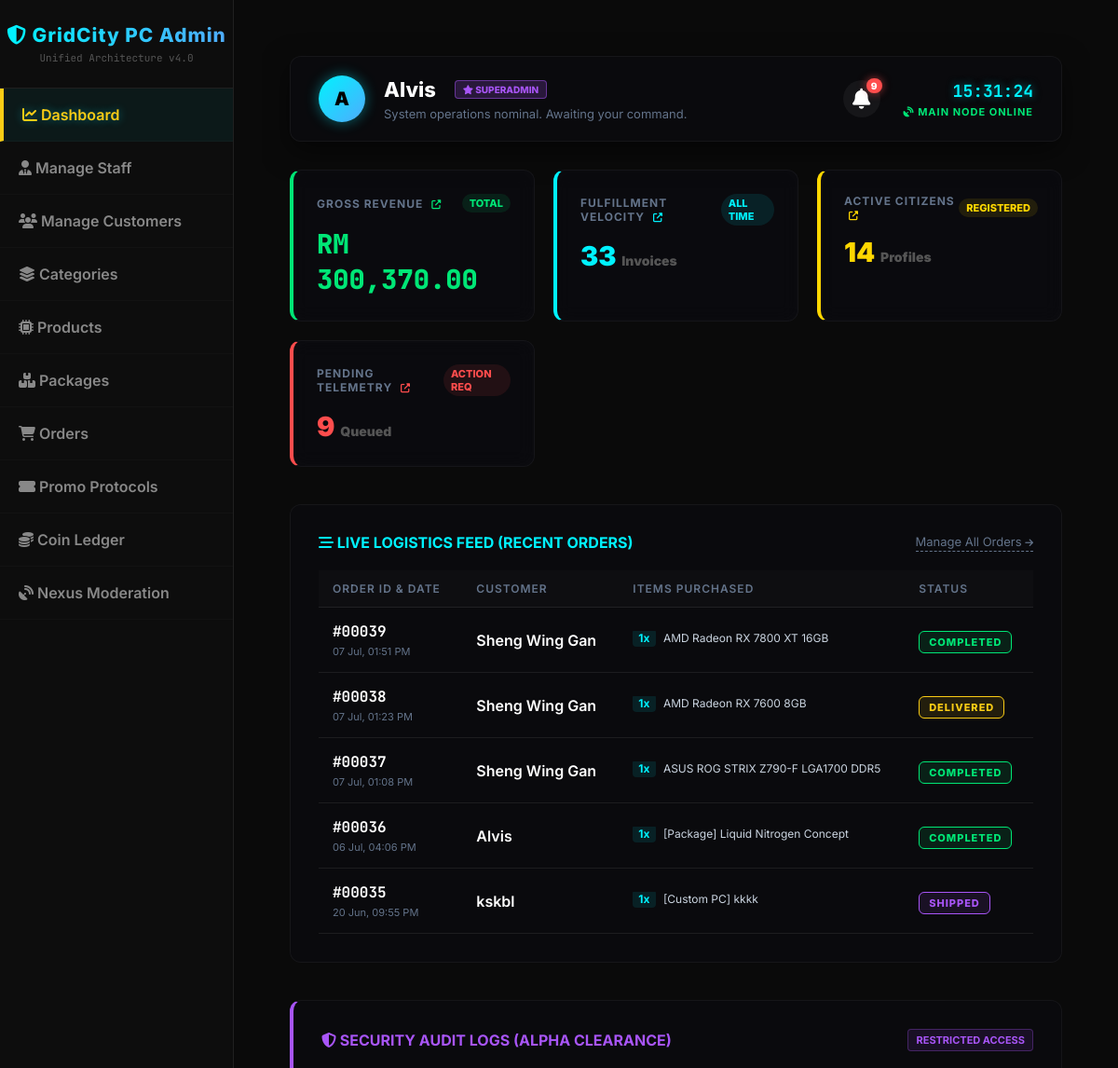
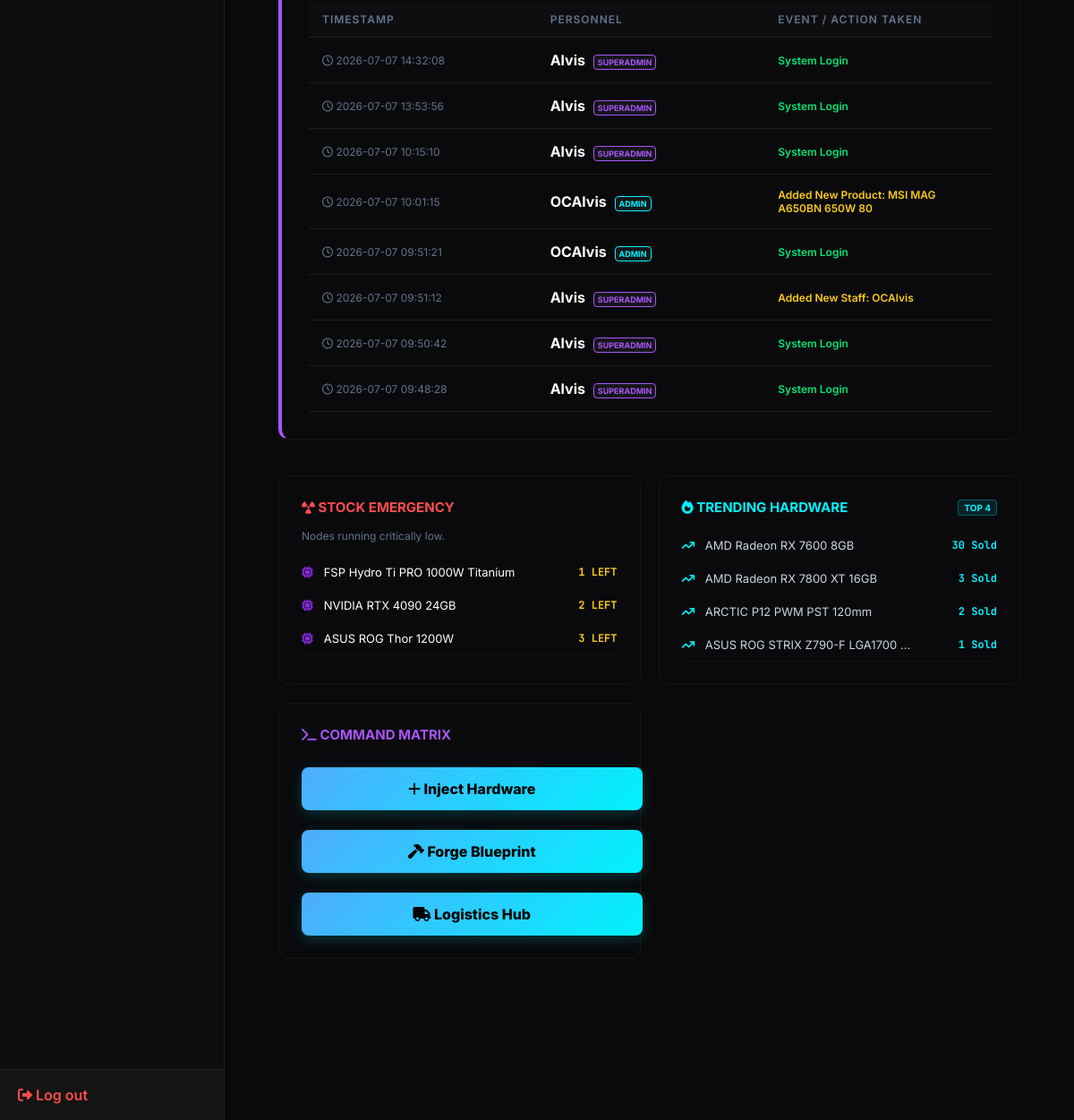
The app's page /admin_dashboard.php (signed in) with its own data (2 pictures, top to bottom).
### tables this page shows
CREATE TABLE `orders` (
  `order_id` int(11) NOT NULL,
  `order_name` varchar(100) DEFAULT 'My Custom Order',
  `customer_id` int(11) NOT NULL,
  `order_date` datetime DEFAULT current_timestamp(),
  `total_amount` decimal(10,2) NOT NULL,
  `coins_used` int(11) NOT NULL DEFAULT 0,
  `discount_amount` decimal(10,2) NOT NULL DEFAULT 0.00,
  `shipping_address` text NOT NULL,
  `contact_number` varchar(20) DEFAULT NULL,
  `order_status` varchar(20) DEFAULT 'Pending'
);

CREATE TABLE `customers` (
  `customer_id` int(11) NOT NULL,
  `username` varchar(150) DEFAULT NULL,
  `first_name` varchar(50) DEFAULT NULL,
  `last_name` varchar(50) DEFAULT NULL,
  `email` varchar(100) NOT NULL,
  `password` varchar(255) NOT NULL,
  `phone_number` varchar(20) DEFAULT NULL,
  `birthday` date DEFAULT NULL,
  `wallet_balance` decimal(10,2) NOT NULL DEFAULT 0.00,
  `reward_coins` int(11) NOT NULL DEFAULT 0,
  `lifetime_coins` int(11) DEFAULT 0,
  `membership_tier` varchar(20) DEFAULT 'Standard',
  `vip_expiry_date` datetime DEFAULT NULL,
  `auto_renew` tinyint(1) DEFAULT 0,
  `default_shipping_address` text DEFAULT NULL,
  `account_status` varchar(20) DEFAULT 'Active',
  `reset_token` varchar(6) DEFAULT NULL,
  `reset_token_expire` datetime DEFAULT NULL,
  `pref_gamer` int(11) DEFAULT 0,
  `pref_creator` int(11) DEFAULT 0,
  `pref_student` int(11) DEFAULT 0,
  `pref_enthusiast` int(11) DEFAULT 0,
  `created_at` datetime DEFAULT current_timestamp(),
  `status` varchar(50) NOT NULL DEFAULT 'Active',
  `daily_coins_added` int(11) DEFAULT 0,
  `daily_coins_deducted` int(11) DEFAULT 0,
  `last_coin_update` date DEFAULT NULL,
  `last_login` datetime DEFAULT current_timestamp()
);

CREATE TABLE `order_details` (
  `order_detail_id` int(11) NOT NULL,
  `order_id` int(11) NOT NULL,
  `product_id` int(11) DEFAULT NULL,
  `pc_build` int(11) DEFAULT NULL,
  `package_id` int(11) DEFAULT NULL,
  `affiliate_id` int(11) DEFAULT NULL,
  `quantity` int(11) NOT NULL,
  `unit_price` decimal(10,2) NOT NULL,
  `return_status` varchar(50) DEFAULT NULL,
  `return_reason` text DEFAULT NULL,
  `return_image` varchar(255) DEFAULT NULL
);

CREATE TABLE `products` (
  `product_id` int(11) NOT NULL,
  `category_id` int(11) NOT NULL,
  `product_name` varchar(100) NOT NULL,
  `description` text DEFAULT NULL,
  `price` decimal(10,2) NOT NULL,
  `stock_quantity` int(11) NOT NULL DEFAULT 0,
  `specifications` text DEFAULT NULL,
  `image_url` longtext DEFAULT NULL,
  `status` varchar(20) DEFAULT 'Available',
  `tdp_wattage` int(11) DEFAULT 0,
  `is_package` tinyint(1) DEFAULT 0,
  `socket_type` varchar(20) DEFAULT NULL COMMENT 'For CPU and Motherboard (e.g., LGA1700, AM5)',
  `ram_type` varchar(20) DEFAULT NULL COMMENT 'For Motherboard and RAM (e.g., DDR4, DDR5)',
  `performance_tier` int(2) DEFAULT 0 COMMENT '1-10 scale for AI Bottleneck calculation'
);

CREATE TABLE `admin_logs` (
  `log_id` int(11) NOT NULL,
  `admin_id` int(11) NOT NULL,
  `username` varchar(50) NOT NULL,
  `role` varchar(20) NOT NULL,
  `action_event` varchar(255) NOT NULL DEFAULT 'System Login',
  `ip_address` varchar(45) NOT NULL,
  `login_time` datetime DEFAULT current_timestamp()
);

### admin_dashboard.php (the view, shortened to what the rows shown need)
<?php
$current_role = $_SESSION['admin_role'] ?? $_SESSION['role'] ?? '';
?>
<!DOCTYPE html>
<html lang="en">
<head>
    <link rel="stylesheet" href="https://cdnjs.cloudflare.com/ajax/libs/font-awesome/6.4.0/css/all.min.css">
    <link rel="stylesheet" href="css/admin_style.css">
</head>
<body>
    <div class="admin-container">
        <div class="admin-content" style="padding: 30px;">
        <div class="admin-content" style="padding: 30px;">
            <header class="admin-header" style="margin-bottom: 30px; display:flex; justify-content:space-between; align-items:center; background: rgba(11,11,18,0.4); padding: 20px 30px; border-radius: 12px; border: 1px solid rgba(255,255,255,0.05); box-shadow: 0 10px 30px rgba(0,0,0,0.5);">
                <a href="edit_staff.php?id=<?php echo $_SESSION['admin_id'] ?? 0; ?>" style="display: flex; align-items: center; gap: 20px; text-decoration: none; cursor: pointer; transition: 0.3s;" onmouseover="this.style.transform='translateX(5px)'; this.style.opacity='0.8';" onmouseout="this.style.transform='none'; this.style.opacity='1';" title="Edit Profile">
                    <div>
                        <h2 style="color: #fff; margin:0; font-size: 22px;">
                            <?php echo htmlspecialchars($_SESSION['admin_username'] ?? 'Commander'); ?>
                            <span style="font-size: 10px; background: rgba(168, 85, 247, 0.2); color: #a855f7; padding: 3px 8px; border-radius: 4px; border: 1px solid rgba(168, 85, 247, 0.5); vertical-align: middle; margin-left: 10px; text-transform: uppercase;">
                                <i class="fas fa-star"></i> <?php echo htmlspecialchars($_SESSION['admin_role'] ?? 'ADMIN'); ?>
                            </span>
                        </h2>
                    </div>
                </a>
            </header>
            <div style="background:rgba(11,11,18,0.4); padding:30px; border-radius:12px; border:1px solid rgba(255,255,255,0.05); margin-bottom: 40px;">
                <table style="width:100%; border-collapse: collapse; text-align: left;">
                    <thead>
                        <tr style="border-bottom: 1px solid rgba(255,255,255,0.1);">
                            <th style="padding: 12px 15px; color:#64748b; font-size: 12px; text-transform: uppercase;">Order ID & Date</th>
                            <th style="padding: 12px 15px; color:#64748b; font-size: 12px; text-transform: uppercase;">Customer</th>
                            <th style="padding: 12px 15px; color:#64748b; font-size: 12px; text-transform: uppercase;">Items Purchased</th>
                            <th style="padding: 12px 15px; color:#64748b; font-size: 12px; text-transform: uppercase;">Status</th>
                        </tr>
                    </thead>
                    <tbody>
                        <?php
                        $sql_recent = "SELECT o.order_id, c.username, o.order_status, o.total_amount, o.order_date
                                       FROM orders o JOIN customers c ON o.customer_id = c.customer_id
                                       ORDER BY o.order_id DESC LIMIT 5";
                        $res_recent = $conn->query($sql_recent);
                        if ($res_recent && $res_recent->num_rows > 0) {
                            while ($row = $res_recent->fetch_assoc()) {
                                $order_id = $row['order_id'];
                                $status = $row['order_status'];
                                $status_bg = "rgba(250, 204, 21, 0.1)"; $status_color = "#facc15";
                                if ($status == 'Processing') { $status_bg = "rgba(0, 242, 254, 0.1)"; $status_color = "#00f2fe"; }
                                elseif ($status == 'Shipped') { $status_bg = "rgba(168, 85, 247, 0.1)"; $status_color = "#a855f7"; }
                                elseif ($status == 'Completed') { $status_bg = "rgba(0, 230, 118, 0.1)"; $status_color = "#00e676"; }
                                elseif ($status == 'Cancelled') { $status_bg = "rgba(255, 77, 77, 0.1)"; $status_color = "#ff4d4d"; }
                                echo "<tr style='border-bottom: 1px solid rgba(255,255,255,0.03);'>";
                                echo "<td style='padding: 15px;'>
                                        <div style='color: #fff; font-family: JetBrains Mono; font-weight: bold;'>#" . str_pad($order_id, 5, '0', STR_PAD_LEFT) . "</div>
                                        <div style='color: #64748b; font-size: 11px; margin-top: 4px;'>" . date('d M, h:i A', strtotime($row['order_date'])) . "</div>
                                      </td>";
                                echo "<td style='padding: 15px; color: #fff; font-weight: 600;'>" . htmlspecialchars($row['username']) . "</td>";
                                echo "<td style='padding: 15px; width: 40%;'><div class='recent-order-items'>";
                                $sql_items = "SELECT od.quantity, p.product_name, pkg.package_name, sb.build_name FROM order_details od LEFT JOIN products p ON od.product_id = p.product_id LEFT JOIN packages pkg ON od.package_id = pkg.package_id LEFT JOIN saved_builds sb ON od.pc_build = sb.pc_build WHERE od.order_id = " . $order_id;
                                $res_items = $conn->query($sql_items);
                                while($item = $res_items->fetch_assoc()) {
                                    $item_name = $item['product_name'] ?: ($item['package_name'] ? "[Package] ".$item['package_name'] : "[Custom PC] ".$item['build_name']);
                                    echo "<div style='margin-bottom: 4px;'><span class='item-qty'>{$item['quantity']}x</span> " . htmlspecialchars($item_name) . "</div>";
                                }
                                echo "</div></td>";
                                echo "<td style='padding: 15px;'><span class='status-badge' style='background: {$status_bg}; color: {$status_color}; border: 1px solid {$status_color};'>{$status}</span></td>";
                                echo "</tr>";
                            }
                        } else {
                            echo "<tr><td colspan='4' style='padding: 20px; text-align: center; color: #64748b;'>No recent orders found.</td></tr>";
                        }
                        ?>
                    </tbody>
                </table>
            </div>
            <?php if (strtolower($current_role) === 'superadmin'): ?>
            <div style="background:rgba(11,11,18,0.4); padding:30px; border-radius:12px; border:1px solid rgba(255,255,255,0.05); margin-bottom: 40px; border-left: 4px solid #a855f7;">
                <table style="width:100%; border-collapse: collapse; text-align: left;">
                    <thead>
                        <tr style="border-bottom: 1px solid rgba(255,255,255,0.1);">
                            <th style="padding: 12px 15px; color:#64748b; font-size: 12px; text-transform: uppercase; white-space: nowrap; width: 33.33%;">Timestamp</th>
                            <th style="padding: 12px 15px; color:#64748b; font-size: 12px; text-transform: uppercase; width: 33.33%;">Personnel</th>
                            <th style="padding: 12px 15px; color:#64748b; font-size: 12px; text-transform: uppercase; width: 33.33%;">Event / Action Taken</th>
                        </tr>
                    </thead>
                    <tbody>
                        <?php
                        $log_sql = "SELECT * FROM admin_logs ORDER BY login_time DESC LIMIT 8";
                        $log_res = @$conn->query($log_sql);
                        if ($log_res && $log_res->num_rows > 0) {
                            while ($log = $log_res->fetch_assoc()) {
                                $role_color = (strtolower($log['role']) == 'superadmin') ? '#a855f7' : '#00f2fe';
                                $event = htmlspecialchars($log['action_event'] ?? 'System Login');
                                $event_color = ($event == 'System Login') ? '#00e676' : '#facc15';
                                echo "<tr style='border-bottom: 1px solid rgba(255,255,255,0.03);'>";
                                echo "<td style='padding: 15px; color:#64748b; font-size:12px; white-space: nowrap;'><i class='far fa-clock'></i> " . htmlspecialchars($log['login_time']) . "</td>";
                                echo "<td style='padding: 15px; color:#fff; font-weight:bold; white-space: nowrap;'>" . htmlspecialchars($log['username']) . " <span style='color:{$role_color}; background:rgba(255,255,255,0.05); padding:2px 4px; border-radius:4px; font-size:9px; border:1px solid {$role_color}; margin-left:5px;'>" . strtoupper(htmlspecialchars($log['role'])) . "</span></td>";
                                echo "<td style='padding: 15px; color:{$event_color}; font-size:12px; font-weight:600;'>{$event}</td>";
                                echo "</tr>";
                            }
                        } else {
                            echo "<tr><td colspan='3' style='padding: 20px; text-align: center; color: #64748b;'>No logs recorded.</td></tr>";
                        }
                        ?>
                    </tbody>
                </table>
            </div>
            <?php endif; ?>
            <div style="display: grid; grid-template-columns: repeat(auto-fit, minmax(300px, 1fr)); gap: 20px;">
                <div style="background:rgba(11,11,18,0.4); padding:25px; border-radius:12px; border:1px solid rgba(255,255,255,0.05); transition: transform 0.3s; cursor: default;" onmouseover="this.style.transform='translateY(-5px)'" onmouseout="this.style.transform='none'">
                    <ul style="list-style:none; padding:0; margin:0;">
                        <?php
                        $stock_res = $conn->query("SELECT product_name, stock_quantity FROM products WHERE stock_quantity <= 3 ORDER BY stock_quantity ASC LIMIT 4");
                        if($stock_res && $stock_res->num_rows > 0) {
                            while($item = $stock_res->fetch_assoc()) {
                                $qty = $item['stock_quantity'];
                                $c = ($qty == 0) ? "#ff4d4d" : "#facc15";
                                echo "<li style='display:flex; justify-content:space-between; padding:10px 0; border-bottom:1px solid rgba(255,255,255,0.03); font-size:13px;'>
                                        <span style='white-space: nowrap; overflow: hidden; text-overflow: ellipsis; max-width: 70%;'><i class='fa-solid fa-microchip' style='color:#8a2be2; margin-right:8px;'></i> " . htmlspecialchars($item['product_name']) . "</span>
                                        <span style='color:$c; font-weight:bold; font-family:\"JetBrains Mono\"; font-size:12px;'>$qty LEFT</span>
                                      </li>";
                            }
                        } else {
                            echo "<li style='color:#00e676; padding:15px; text-align:center; background:rgba(0,230,118,0.05); border-radius:6px; font-size:13px;'>Inventory optimal.</li>";
                        }
                        ?>
                    </ul>
                </div>
            </div>
        </div>
    </div>
</body>
</html>

### records on screen
orders: order_id "00039", order_date "07 Jul, 01:51 PM", customer.username "Sheng Wing Gan", order_status "COMPLETED"
order_details: quantity "1", product.product_name "AMD Radeon RX 7800 XT 16GB"
orders: order_id "00038", order_date "07 Jul, 01:23 PM", customer.username "Sheng Wing Gan", order_status "DELIVERED"
order_details: quantity "1", product.product_name "AMD Radeon RX 7600 8GB"
orders: order_id "00037", order_date "07 Jul, 01:08 PM", customer.username "Sheng Wing Gan", order_status "COMPLETED"
order_details: quantity "1", product.product_name "ASUS ROG STRIX Z790-F LGA1700 DDR5"
orders: order_id "00036", order_date "06 Jul, 04:06 PM", customer.username "Alvis", order_status "COMPLETED"
order_details: quantity "1", item_name "[Package] Liquid Nitrogen Concept"
orders: order_id "00035", order_date "20 Jun, 09:55 PM", customer.username "kskbl", order_status "SHIPPED"
order_details: quantity "1", item_name "[Custom PC] kkkk"
admin_logs: login_time "2026-07-07 14:32:08", username "Alvis", role "SUPERADMIN", action_event "System Login"
admin_logs: login_time "2026-07-07 13:53:56", username "Alvis", role "SUPERADMIN", action_event "System Login"
admin_logs: login_time "2026-07-07 10:15:10", username "Alvis", role "SUPERADMIN", action_event "System Login"
admin_logs: login_time "2026-07-07 10:01:15", username "OCAlvis", role "ADMIN", action_event "Added New Product: MSI MAG A650BN 650W 80"
admin_logs: login_time "2026-07-07 09:51:21", username "OCAlvis", role "ADMIN", action_event "System Login"
admin_logs: login_time "2026-07-07 09:51:12", username "Alvis", role "SUPERADMIN", action_event "Added New Staff: OCAlvis"
admin_logs: login_time "2026-07-07 09:50:42", username "Alvis", role "SUPERADMIN", action_event "System Login"
admin_logs: login_time "2026-07-07 09:48:28", username "Alvis", role "SUPERADMIN", action_event "System Login"
products: product_name "FSP Hydro Ti PRO 1000W Titanium", stock_quantity "1"
products: product_name "NVIDIA RTX 4090 24GB", stock_quantity "2"
products: product_name "ASUS ROG Thor 1200W", stock_quantity "3"

### other values on screen
substr($_SESSION['admin_username'] ?? 'C', 0, 1) "A"
$_SESSION['admin_username'] "Alvis"
$_SESSION['admin_role'] "SUPERADMIN"
$total_pending "9"
$total_sales "300,370.00"
$total_orders "33"
$total_users "14"
$item['product_name'] "AMD Radeon RX 7600 8GB"
$item['total_sold'] "30"
$item['product_name'] "AMD Radeon RX 7800 XT 16GB"
$item['total_sold'] "3"
$item['product_name'] "ARCTIC P12 PWM PST 120mm"
$item['total_sold'] "2"
$item['product_name'] "ASUS ROG STRIX Z790-F LGA1700…"
$item['total_sold'] "1"
